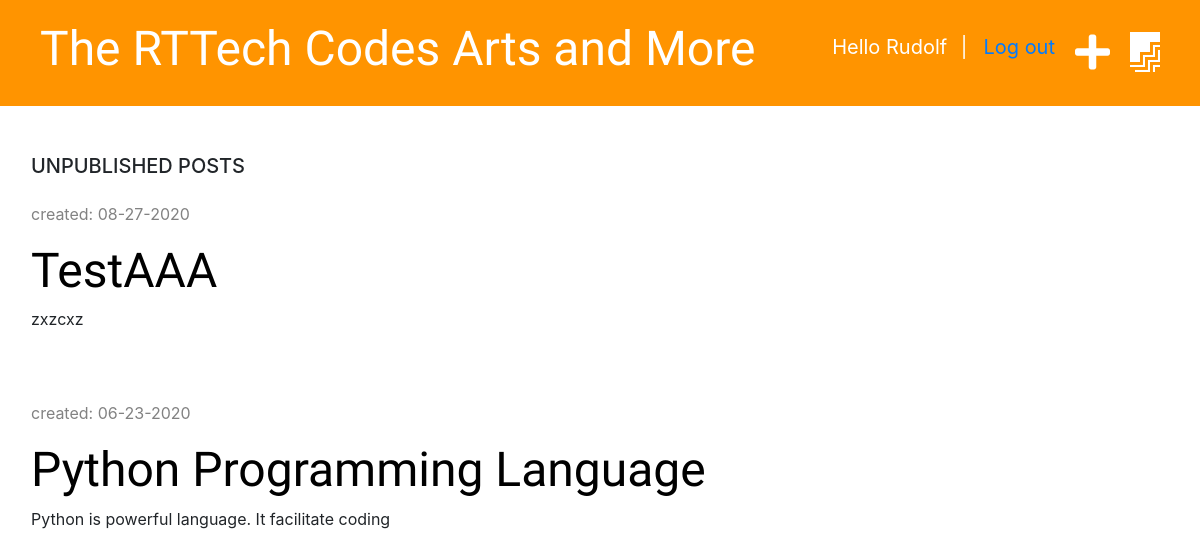
The page /drafts/ (signed in) on the database its author committed.
### blog/models.py (models this page shows, shortened)
class Post(models.Model):
    author = models.ForeignKey("auth.User", on_delete= models.CASCADE)
    title = models.CharField(max_length=200)
    text = models.TextField(null=True)
    created_date = models.DateTimeField(default=timezone.now)
    published_date = models.DateTimeField(blank=True, null=True)

### blog/views.py (the view)
# urls.py: path('drafts/', views.post_draft_list, name='post_draft_list'),
@login_required
def post_draft_list(request):
    posts = Post.objects.filter(published_date__isnull=True).order_by('-created_date')
    stuff_for_frontend = {'posts': posts}
    return render(request, 'blog/post_draft_list.html', stuff_for_frontend)

### blog/templates/blog/post_draft_list.html (shortened to what this page needs)
{% extends 'blog/base.html' %}
{% block content %}
    <div class="mb-4"><h5>UNPUBLISHED POSTS</h5></div>
    {% for post in posts %}
        <div class="post">
            <p class="date">created: {{ post.created_date|date:'m-d-Y' }}</p>
            <h1><a href="{% url 'post_detail' pk=post.pk %}">{{ post.title }}</a></h1>
            <p>{{ post.text|truncatechars:50 }}</p>
        </div>
    {% endfor %}
{% endblock %}

### blog/templates/blog/base.html (shortened to what this page needs)
<!DOCTYPE html>
<html lang="en">
{% load static %}
<head>
    <link rel="stylesheet" href="https://stackpath.bootstrapcdn.com/bootstrap/4.1.3/css/bootstrap.min.css">
    <link rel="stylesheet" href="{% static 'css/blog.css' %}">
    <link rel="stylesheet" href="https://use.fontawesome.com/releases/v5.2.0/css/all.css">
</head>
<body>
<div>
    <div class="page-header ">
        {% if user.is_authenticated %}
            <a href="{% url 'post_draft_list' %}" class="top-menu"><i class="fab fa-firstdraft fa-2x"
               data-toggle="tooltip" data-placement="top" title="View Draft"></i></a>
            <a href="{% url 'post_new' %}" class="top-menu"><i class="fas fa-plus fa-2x"
               data-toggle="tooltip" data-placement="top" title="Add Post"></i></a>
            <p class="top-menu">Hello {{ user.username|title }} <span class="ml-2">|</span><medium><a class="ml-3" href="{% url 'logout' %}">Log out</a></medium></p>
        {% else %}
            <a href="{% url 'login' %}" class="top-menu"><i class="fas fa-sign-in-alt fa-2x"
               data-toggle="tooltip" data-placement="top" title="Login to add/edit Post"></i></a>
        {% endif %}
        <h1><a href="{% url "post_list" %}" data-toggle="tooltip" data-placement="top" title="Home">The RTTech Codes Arts and More</a></h1>
    </div>
    <div class="row mt-5 ml-3">
        <div class="col-md-8">
            {% block content %}
            {% endblock %}
        </div>
    </div>
</div>
</body>
</html>

### blog/static/css/blog.css (style rules this page uses)
.page-header { background-color: #ff9400; margin-top: 0; padding: 20px 20px 20px 40px; }
.page-header h1, .page-header h1 a { color: #ffffff; font-size: 36pt; text-decoration: none; }
h1, h2, h3, h4 { font-family: 'Inconsolata', 'Tangerine', 'Droid Sans', serif; font-size: 48px; }
.date { color: #828282; }
.post { margin-bottom: 70px; }
.post h1 a { color: #000000; }
.top-menu, .top-menu:hover { color: #ffffff; float: right; font-size: 15pt; margin-right: 20px; margin-top:12px; }

### rows shown on the page
Post: created_date "08-27-2020", title "TestAAA", text "zxzcxz"
Post: created_date "06-23-2020", title "Python Programming Language", text "Python is powerful language. It facilitate coding"

### other values the page prints
{{ user.username|title }} "Rudolf"
